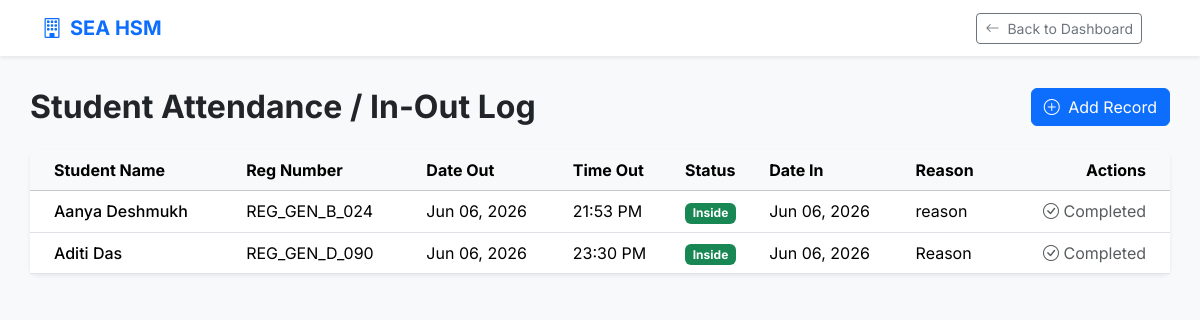
The app's page /presence/presence_list/ (signed in) with its own data.
### presence/models.py (models this page shows, shortened)
class Presence(models.Model):
    student = models.ForeignKey(Student,on_delete=models.CASCADE)
    date_out = models.DateField()
    time_out = models.TimeField()
    date_in = models.DateField(null=True, blank=True)
    time_in = models.TimeField(null=True, blank=True)
    status = models.CharField(max_length = 10)
    reason = models.TextField()

### student/models.py (models this page shows, shortened)
class Student(models.Model):
    user = models.OneToOneField(UserList, on_delete=models.CASCADE)
    name = models.CharField(max_length=30)
    reg_number=models.CharField(max_length=25, unique=True)
    dob = models.DateField("Date of Birth")
    course = models.CharField(max_length=20)
    year = models.IntegerField()
    hostel_fee = models.IntegerField()
    phone = models.CharField(max_length=15,default='+91')
    email = models.EmailField()
    home_address = models.TextField()
    guardian_name = models.CharField(max_length=30)
    guardian_phone = models.CharField(max_length=15,default='+91')
    guardian_email = models.EmailField()
    room = models.ForeignKey(Room, on_delete=models.SET_NULL, null=True)
    photo = models.ImageField(upload_to='students_photo/')
    id_proof = models.FileField(upload_to='id_proof/')

### presence/views.py (the view)
# urls.py: path('presence_list/',views.presence_list,name='presence_list'),
@role_required(["Admin", "Warden"])
def presence_list(request):
    records = Presence.objects.all().order_by("-date_out")
    return render(request, "presence_list.html", {"records": records})

### presence/templates/presence_list.html (shortened to what this page needs)
{% extends 'base.html' %}
{% block content %}
<div class="d-flex justify-content-between align-items-center mb-4">
    <h2 class="fw-bold text-dark mb-0">Student Attendance / In-Out Log</h2>
    <a href="{% url 'add_presence' %}" class="btn btn-primary">
        <i class="bi bi-plus-circle me-1"></i> Add Record
    </a>
</div>
<div class="card border-0 shadow-sm rounded-3">
    <div class="card-body p-0">
        <div class="table-responsive">
            <table class="table table-hover align-middle mb-0">
                <thead class="table-light">
                    <tr>
                        <th class="ps-4">Student Name</th>
                        <th>Reg Number</th>
                        <th>Date Out</th>
                        <th>Time Out</th>
                        <th>Status</th>
                        <th>Date In</th>
                        <th>Reason</th>
                        <th class="pe-4 text-end">Actions</th>
                    </tr>
                </thead>
                <tbody>
                    {% for record in records %}
                    <tr>
                        <td class="ps-4 fw-medium">{{ record.student.name }}</td>
                        <td>{{ record.student.reg_number }}</td>
                        <td>{{ record.date_out|date:"M d, Y" }}</td>
                        <td>{{ record.time_out|time:"H:i A" }}</td>
                        <td>
                            {% if record.status == 'Inside' %}
                            <span class="badge bg-success text-white">Inside</span>
                            {% else %}
                            <span class="badge bg-warning text-dark">Outside</span>
                            {% endif %}
                        </td>
                        <td>{{ record.date_in|date:"M d, Y"|default:"-" }}</td>
                        <td>{{ record.reason }}</td>
                        <td class="pe-4 text-end">
                            {% if record.status == 'Outside' %}
                            <a href="{% url 'mark_in' record.id %}" class="btn btn-sm btn-outline-success">Mark In</a>
                            {% else %}
                            <span class="text-muted"><i class="bi bi-check-circle"></i> Completed</span>
                            {% endif %}
                        </td>
                    </tr>
                    {% empty %}
                    <tr>
                        <td colspan="7" class="text-center text-muted py-4">No attendance records found.</td>
                    </tr>
                    {% endfor %}
                </tbody>
            </table>
        </div>
    </div>
</div>
{% endblock %}

### accounts/templates/base.html (style rules this page uses)
body { font-family: 'Inter', sans-serif; background-color: #f8f9fa; }

### records on screen
Presence: student.name "Aanya Deshmukh", student.reg_number "REG_GEN_B_024", date_out "Jun 06, 2026", time_out "21:53 PM", status "Inside", date_in "Jun 06, 2026", reason "reason"
Presence: student.name "Aditi Das", student.reg_number "REG_GEN_D_090", date_out "Jun 06, 2026", time_out "23:30 PM", status "Inside", date_in "Jun 06, 2026", reason "Reason"
